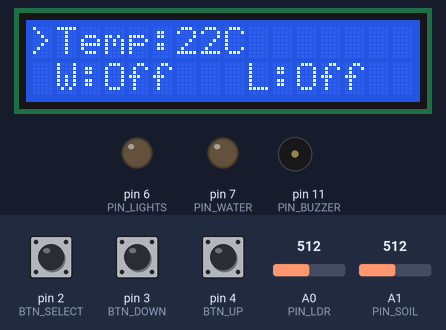
The sketch below on a simulated Arduino Uno, built with avr-gcc and run on an emulated ATmega328P. Shown: 16×2 character LCD, output pins drawn as LEDs (lit = HIGH), buzzer (waves = sounding, pin HIGH). Inputs (shaded band) come from the test bench; at power-on: pin 3 (BTN_DOWN) HIGH, pin 4 (BTN_UP) HIGH, pin 2 (BTN_SELECT) HIGH, A0 (PIN_LDR) = 512, A1 (PIN_SOIL) = 512.

Above: at 1.2 s.
1.3 s: pin 3 (BTN_DOWN) pulled LOW for 0.15 s
At 2.0 s:
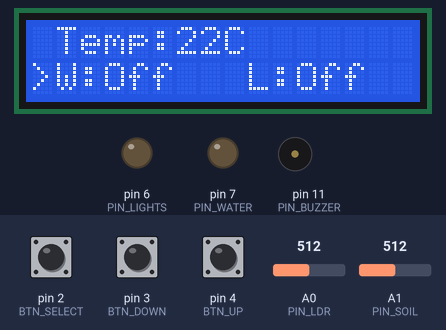
2.9 s: pin 3 (BTN_DOWN) pulled LOW for 1 s
At 3.2 s:
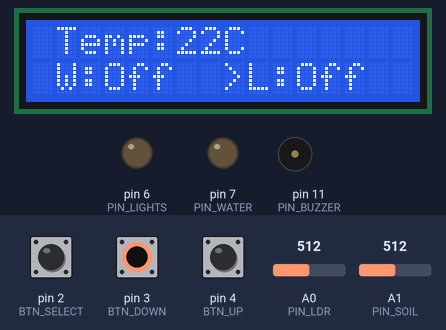
5.4 s: pin 3 (BTN_DOWN) pulled LOW for 0.15 s
At 6.3 s:
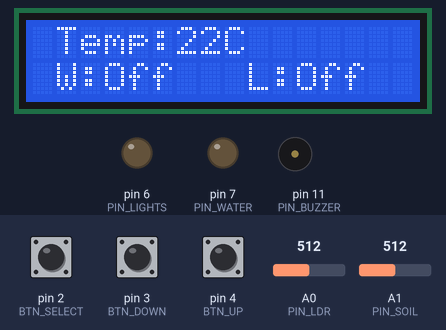
7.0 s: pin 3 (BTN_DOWN) pulled LOW for 3.2 s
At 7.6 s:
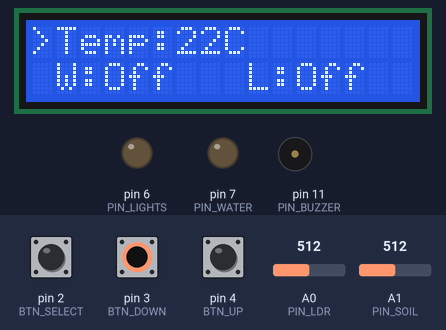
11.7 s: pin 4 (BTN_UP) pulled LOW for 0.15 s
At 12.3 s:
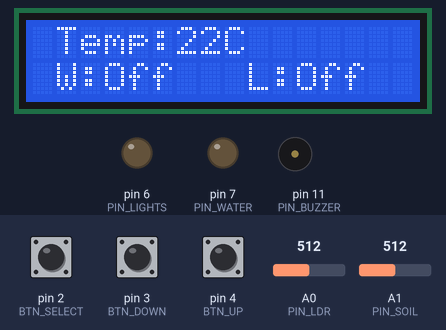
Timing chart, 0 to 14.3 s (numbered marks = the images above; inputs shaded):
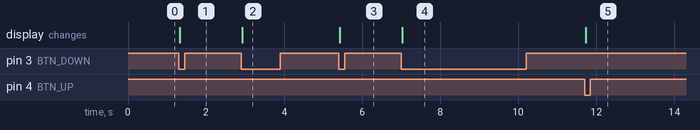

The sketch:

main.ino
```cpp
#include <LiquidCrystal_I2C.h>

// butoane
#define BTN_UP     4
#define BTN_DOWN   3
#define BTN_SELECT 2

// iesiri
#define PIN_LIGHTS 6
#define PIN_WATER  7
#define PIN_BUZZER 11

// senzori
#define PIN_LDR    A0
#define PIN_SOIL   A1
#define PIN_TRIG   9
#define PIN_ECHO   10

// LCD
LiquidCrystal_I2C lcd(0x20, 16, 2);

// meniuri
enum MenuItem {
  MENU_TEMP = 0,
  MENU_WATER,
  MENU_LIGHTS,
  MENU_ALARM,
  MENU_COUNT
};

enum Mode {
  MODE_BROWSE = 0,
  MODE_EDIT
};

int  setTemp  = 22;
bool lightsOn = false;
bool waterOn  = false;
bool alarmOn  = false;

int  currentItem = MENU_TEMP;
Mode mode = MODE_BROWSE;

// debounce
unsigned long lastButtonTime = 0;
const unsigned long debounceMs = 150;
bool prevUp = HIGH, prevDown = HIGH, prevSelect = HIGH;

// BUTOANE
int readButtons() {
  if (millis() - lastButtonTime < debounceMs) return 0;

  bool up = digitalRead(BTN_UP);
  bool dn = digitalRead(BTN_DOWN);
  bool se = digitalRead(BTN_SELECT);

  int evt = 0;
  if (prevUp && !up) evt = 1;
  else if (prevDown && !dn) evt = 2;
  else if (prevSelect && !se) evt = 3;

  prevUp = up;
  prevDown = dn;
  prevSelect = se;

  if (evt) lastButtonTime = millis();
  return evt;
}

//IESIRI
void updateOutputs() {
  int lumina = analogRead(PIN_LDR);
  int umiditate = analogRead(PIN_SOIL);

  // LDR: daca e luminos, stinge becul
  digitalWrite(PIN_LIGHTS, (lightsOn && lumina < 500) ? HIGH : LOW);

  // sol umed → opreste aspersor
  digitalWrite(PIN_WATER, (waterOn && umiditate < 600) ? HIGH : LOW);
}

// DISTANTA
long readDistance() {
  digitalWrite(PIN_TRIG, LOW);
  delayMicroseconds(2);
  digitalWrite(PIN_TRIG, HIGH);
  delayMicroseconds(10);
  digitalWrite(PIN_TRIG, LOW);
  return pulseIn(PIN_ECHO, HIGH) * 0.034 / 2;
}

//LCD
void drawBrowseScreen() {
  lcd.clear();
  lcd.setCursor(0, 0);
  lcd.print(currentItem == MENU_TEMP ? ">" : " ");
  lcd.print("Temp:");
  lcd.print(setTemp);
  lcd.print("C");

  lcd.setCursor(0, 1);
  lcd.print(currentItem == MENU_WATER ? ">" : " ");
  lcd.print("W:");
  lcd.print(waterOn ? "On " : "Off");

  lcd.setCursor(8, 1);
  lcd.print(currentItem == MENU_LIGHTS ? ">" : " ");
  lcd.print("L:");
  lcd.print(lightsOn ? "On " : "Off");
}

void drawEditScreen() {
  lcd.clear();
  lcd.setCursor(0, 0);

  if (currentItem == MENU_TEMP) {
    lcd.print("Set Temp");
    lcd.setCursor(0, 1);
    lcd.print(setTemp);
    lcd.print(" C");
  }
  else if (currentItem == MENU_WATER) {
    lcd.print("Sprinkler");
    lcd.setCursor(0, 1);
    lcd.print(waterOn ? "ON" : "OFF");
  }
  else if (currentItem == MENU_LIGHTS) {
    lcd.print("Lights");
    lcd.setCursor(0, 1);
    lcd.print(lightsOn ? "ON" : "OFF");
  }
  else if (currentItem == MENU_ALARM) {
    lcd.print("Alarm");
    lcd.setCursor(0, 1);
    lcd.print(alarmOn ? "ON" : "OFF");
  }
}

//SETUP
void setup() {
  lcd.init();
  lcd.backlight();

  pinMode(BTN_UP, INPUT_PULLUP);
  pinMode(BTN_DOWN, INPUT_PULLUP);
  pinMode(BTN_SELECT, INPUT_PULLUP);

  pinMode(PIN_LIGHTS, OUTPUT);
  pinMode(PIN_WATER, OUTPUT);
  pinMode(PIN_BUZZER, OUTPUT);
  pinMode(PIN_TRIG, OUTPUT);
  pinMode(PIN_ECHO, INPUT);

  drawBrowseScreen();
}

//LOOP
void loop() {
  updateOutputs();

  if (alarmOn) {
    long d = readDistance();
    digitalWrite(PIN_BUZZER, d < 20 ? HIGH : LOW);
  } else {
    digitalWrite(PIN_BUZZER, LOW);
  }

  int evt = readButtons();
  if (!evt) return;

  if (mode == MODE_BROWSE) {
    if (evt == 1) currentItem = (currentItem + MENU_COUNT - 1) % MENU_COUNT;
    if (evt == 2) currentItem = (currentItem + 1) % MENU_COUNT;
    if (evt == 3) mode = MODE_EDIT;
    drawBrowseScreen();
  }
  else {
    if (evt == 3) {
      mode = MODE_BROWSE;
      drawBrowseScreen();
      return;
    }

    if (currentItem == MENU_TEMP && evt == 1) setTemp++;
    if (currentItem == MENU_TEMP && evt == 2) setTemp--;

    if (currentItem == MENU_WATER) waterOn = !waterOn;
    if (currentItem == MENU_LIGHTS) lightsOn = !lightsOn;
    if (currentItem == MENU_ALARM) alarmOn = !alarmOn;

    drawEditScreen();
  }
}
```

Measured:
- after the input at 1.3 s, the display: changes at once (image 1)
- after the input at 2.9 s, the display: changes at once (image 2)
- after the input at 5.4 s, the display: changes at once (image 3)
- after the input at 7.0 s, the display: changes at once (image 4)
- after the input at 11.7 s, the display: changes at once (image 5)
